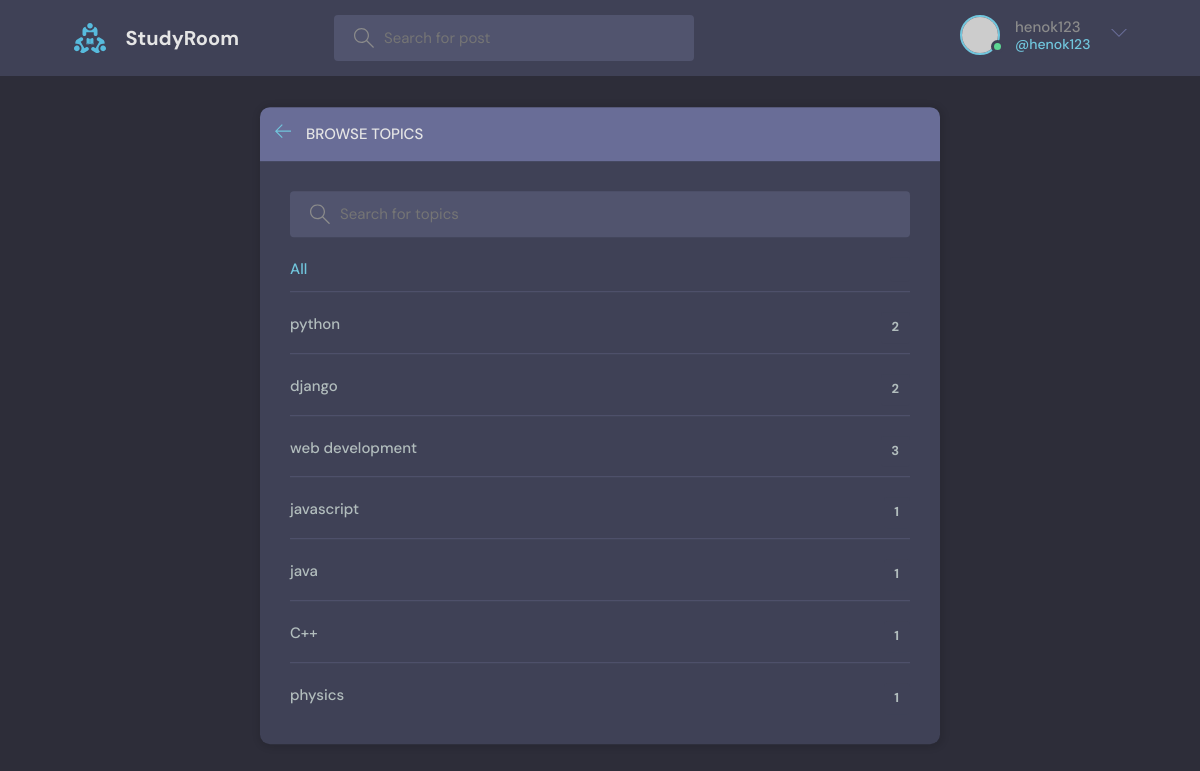
The page /topics/ (signed in) on the database its author committed.
### base/models.py (models this page shows, shortened)
class Topic(models.Model):
     name = models.CharField(max_length=200)

### base/views.py (the view)
# urls.py: path('topics/',views.topicsPage, name="topics"),
def topicsPage(request):
    q = request.GET.get('q') if request.GET.get('q') !=None else ''
    topics = Topic.objects.filter(name__icontains=q)
    return render(request, 'base/topics.html', {'topics':topics})

### base/templates/base/topics.html (shortened to what this page needs)
{% extends "main.html" %}
 {% block content %}
    <main class="create-room layout">
      <div class="container">
        <div class="layout__box">
          <div class="layout__boxHeader">
            <div class="layout__boxTitle">
              <a href="{% url 'home' %}">
                <svg version="1.1" xmlns="http://www.w3.org/2000/svg" width="32" height="32" viewBox="0 0 32 32">
                  <title>arrow-left</title>
                  <path
                    d="M13.723 2.286l-13.723 13.714 13.719 13.714 1.616-1.611-10.96-10.96h27.625v-2.286h-27.625l10.965-10.965-1.616-1.607z"
                  ></path>
                </svg>
              </a>
              <h3>Browse Topics</h3>
            </div>
          </div>
          <div class="topics-page layout__body">
            <form action="" method="GET" class="header__search">
              <label>
                <input name="q" placeholder="Search for topics" />
              </label>
            </form>
            <ul class="topics__list">
              <li>
                <a href="{% url 'topics'%}" class="active">All <span>{{topic.count}}</span></a>
              </li>
              {%for topic in topics%}
              <li>
                <a href="{% url 'home'%}?q={{topic.name}}">{{topic.name}}<span>{{topic.room_set.all.count}}</span></a>
              </li>
              {% endfor %}
            </ul>
          </div>
        </div>
      </div>
    </main>
 {% endblock content %}

### templates/navebar.html (shortened to what this page needs)
{% load static %}
<header class="header header--loggedIn">
      <div class="container">
        <a href="{% url 'home'  %}" class="header__logo">
        <img src="{% static 'images/logo.svg' %}" />
          <h1>StudyRoom</h1>
        </a>
        <form class="header__search" method="GET" action="{% url 'home'%}">
          <label>
            <input name="q" placeholder="Search for post " />
          </label>
        </form>
        <nav class="header__menu">
          {% if request.user.is_authenticated %}
          <div class="header__user">
            <a href="profile.html">
              <div class="avatar avatar--medium active">
                <img src="https://randomuser.me/api/portraits/men/37.jpg" />
              </div>
              <p>{{request.user.username}} <span>@{{request.user.username}}</span></p>
            </a>
            <button class="dropdown-button">
              <svg version="1.1" xmlns="http://www.w3.org/2000/svg" width="32" height="32" viewBox="0 0 32 32">
                <title>chevron-down</title>
                <path d="M16 21l-13-13h-3l16 16 16-16h-3l-13 13z"></path>
              </svg>
            </button>
          </div>
          {% else %}
          <a href="{% url 'login'%}">
            <img src="{% static 'images/avatar.svg' %}" />
            <p>Login</p>
          </a>
          {% endif %}
        </nav>
      </div>
    </header>

### static/styles/style.css (style rules this page uses)
:root { --color-main: #71c6dd; --color-main-light: #e1f6fb; --color-dark: #3f4156; --color-dark-medium: #51546e; --color-dark-light: #696d97; --color-light: #e5e5e5; --color-gray: #8b8b8b; --color-light-gray: #b2bdbd; --color-bg: #2d2d39; --color-success: #5dd693; --color-error: #fc4b0b; }
* { font-family: "DM Sans", -apple-system, BlinkMacSystemFont, "Segoe UI", Roboto, Oxygen, Ubuntu, Cantarell, "Open Sans", "Helvetica Neue", sans-serif; margin: 0; padding: 0; box-sizing: border-box; text-rendering: optimizeLegibility; font-size: inherit; }
html { font-size: 56.25%; }
@media only screen and (min-width: 1200px) { html { font-size: 62.5%; } }
body { line-height: 1.6; font-weight: 400; font-size: 1.5rem; color: var(--color-light-gray); background-color: var(--color-bg); min-height: 100vh; }
img { width: 100%; }
a { display: inline-block; color: var(--color-main); text-decoration: none; }
.container { max-width: 120rem; width: 90%; margin: auto; }
.avatar { position: relative; display: inline-block; border-radius: 50%; border: 2px solid var(--color-main); }
.avatar img { display: block; border-radius: 50%; object-fit: cover; object-position: center; }
.avatar::after { content: ""; display: block; position: absolute; background-color: var(--color-gray); z-index: 111; border-radius: 50%; border: 0.3rem solid var(--color-dark); }
.avatar.active::after { background-color: var(--color-success); }
.avatar.avatar--medium img { width: 3.6rem; height: 3.6rem; border-radius: 50%; }
.avatar.avatar--medium:after { width: 0.7rem; height: 0.7rem; bottom: 0px; right: -6px; }
.header { padding: 1.5rem; background-color: var(--color-dark); }
.header > .container { display: flex; gap: 9.5rem; }
.header__logo, .header__user { display: flex; gap: 2rem; align-items: center; }
.header__logo > img { height: 3.2rem; width: 3.2rem; }
.header__logo > h1 { font-weight: 700; font-size: 2rem; color: var(--color-light); }
.header__search > label { background-color: var(--color-dark-medium); padding: 1.3rem 1rem; display: flex; align-items: center; gap: 1rem; border-radius: 4px; }
.header__search svg { fill: var(--color-gray); width: 2rem; height: 2rem; margin-left: 1rem; }
.header__search input { width: 30rem; background: transparent; border: none; outline: none; color: var(--color-light); }
.header__menu { margin-left: auto; position: relative; }
.header__menu a { display: flex; gap: 1.5rem; align-items: center; font-weight: 500; text-decoration: none; color: var(--color-gray); }
.header__menu img { height: 3.6rem; }
.header__menu p { line-height: 1.2; }
.header__menu span { color: var(--color-main); font-weight: 500; font-size: 1.4rem; display: block; }
.header__menu svg { width: 1.6rem; height: 1.6rem; fill: var(--color-dark-light); }
.dropdown-button { background: transparent; border: 0; outline: 0; cursor: pointer; }
.layout { margin-top: 2.4rem; }
.layout > .container { display: flex; justify-content: space-between; align-items: flex-start; }
.layout__box { width: 90%; max-width: 48rem; min-height: 40rem; position: absolute; top: 50%; left: 50%; transform: translate(-50%, -46%); background-color: var(--color-dark); border-radius: 1rem; box-shadow: 1px 1px 6px 3px rgba(0, 0, 0, 0.1); overflow: hidden; }
.layout__boxHeader { display: flex; padding: 1.5rem; background-color: var(--color-dark-light); }
.layout__boxTitle { display: flex; gap: 1.5rem; align-items: center; }
.layout__boxTitle h3 { text-transform: uppercase; font-weight: 500; color: var(--color-light); }
.layout__boxTitle svg { width: 1.6rem; height: 1.6rem; fill: var(--color-main); }
.layout__body { margin: 3rem; }
.topics__list { list-style: none; }
.topics__list li a { display: flex; justify-content: space-between; margin-bottom: 3rem; font-weight: 500; color: var(--color-light-gray); transition: all 0.3s ease-in-out; }
.topics__list li a.active, .topics__list li a:hover { color: var(--color-main); }
.topics__list li a span { padding: 0.5rem 1rem; background-color: var(--color-dark); border-radius: 3px; font-size: 1.3rem; font-weight: 700; letter-spacing: 1px; }
.topics-page .topics__list li:not(:last-child) a { margin: 2rem 0; padding-bottom: 1rem; text-decoration: none; border-bottom: 1px solid var(--color-dark-medium); }
.topics-page .header__search { display: block; }
.create-room.layout .layout__box { max-width: 68rem; }

### rows shown on the page
Topic: name "python", room_set.all.count "2"
Topic: name "django", room_set.all.count "2"
Topic: name "web development", room_set.all.count "3"
Topic: name "javascript", room_set.all.count "1"
Topic: name "java", room_set.all.count "1"
Topic: name "C++", room_set.all.count "1"
Topic: name "physics", room_set.all.count "1"

### other values the page prints
{{ request.user.username }} "henok123"
